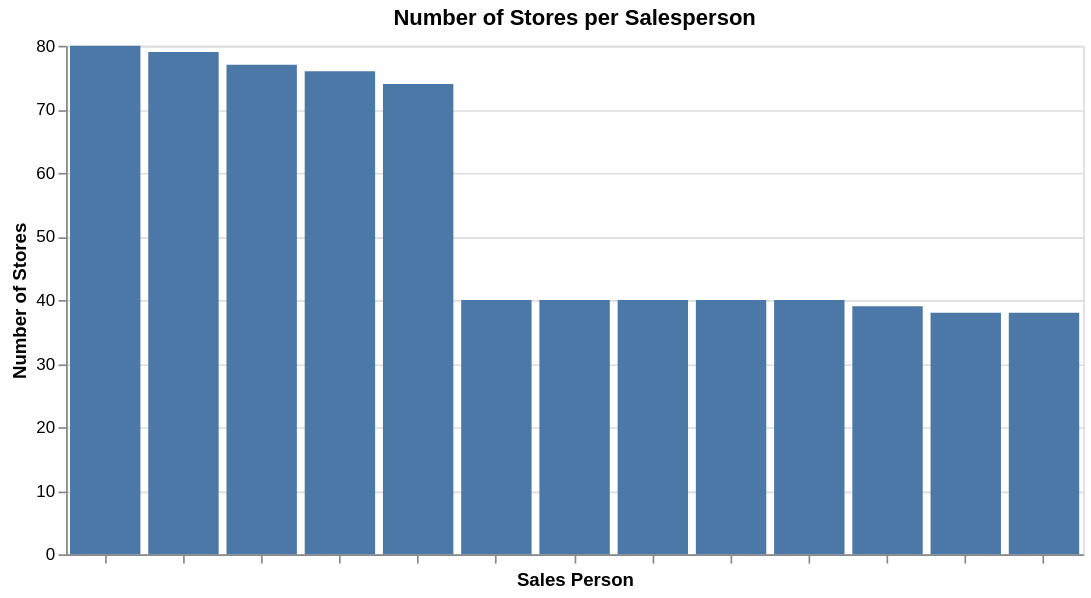

Notebook code for this chart:
### Code cell
# Bar chart - stores per salesperson
chart = alt.Chart(sp_counts).mark_bar(color='#4C78A8').encode(
    x=alt.X('sales_person_id:N', sort='-y', title='Sales Person', axis=alt.Axis(labels=False)),
    y=alt.Y('store_count:Q', title='Number of Stores'),
    tooltip=['sales_person_id', 'store_count']
).properties(
    title='Number of Stores per Salesperson',
    width=600, height=300
)
chart

### Figure 1 — Vega-Lite specification as saved in the notebook (floating-point values rounded to 4 significant figures)
{"config": {"view": {"continuousWidth": 300, "continuousHeight": 300}}, "data": {"name": "data-4dbdfff23c9b6d42f4347b0cc3e7d42c"}, "mark": {"type": "bar", "color": "#4C78A8"}, "encoding": {"tooltip": [{"field": "sales_person_id", "type": "nominal"}, {"field": "store_count", "type": "quantitative"}], "x": {"axis": {"labels": false}, "field": "sales_person_id", "sort": "-y", "title": "Sales Person", "type": "nominal"}, "y": {"field": "store_count", "title": "Number of Stores", "type": "quantitative"}}, "height": 300, "title": "Number of Stores per Salesperson", "width": 600, "$schema": "https://vega.github.io/schema/vega-lite/v5.20.1.json", "datasets": {"data-4dbdfff23c9b6d42f4347b0cc3e7d42c": [{"sales_person_id": "28141e19-49e8-4090-9196-6e8f43b10de8", "store_count": 80}, {"sales_person_id": "59948fbd-99d9-43fd-b5ab-20614fc4193d", "store_count": 79}, {"sales_person_id": "0e8f1395-12c4-4d5b-b2df-257bc78a9b29", "store_count": 77}, {"sales_person_id": "0ca60d7b-b278-4a10-88c7-aa2c62611482", "store_count": 76}, {"sales_person_id": "27d62980-8d18-4170-95a5-7f7bb9cada5a", "store_count": 74}, {"sales_person_id": "f077eda9-c3db-4fde-81d2-e0f7ada08fcc", "store_count": 40}, {"sales_person_id": "0445ab08-f703-4d2c-8ab3-fb7948bc1a48", "store_count": 40}, {"sales_person_id": "3c91dda3-5a66-476e-b9d4-b686e959bda5", "store_count": 40}, {"sales_person_id": "9737ee67-ea97-4ab7-9e6c-70f8878c6ab2", "store_count": 40}, {"sales_person_id": "9787b7d5-2461-464d-9354-2da1defdb675", "store_count": 40}, {"sales_person_id": "16eb6889-25f7-475a-9eff-92024a00fde9", "store_count": 39}, {"sales_person_id": "48505c49-f9c7-4476-a670-158f89c331a7", "store_count": 38}, {"sales_person_id": "e03321bf-f1d3-4324-9184-008d6fb535da", "store_count": 38}]}}
